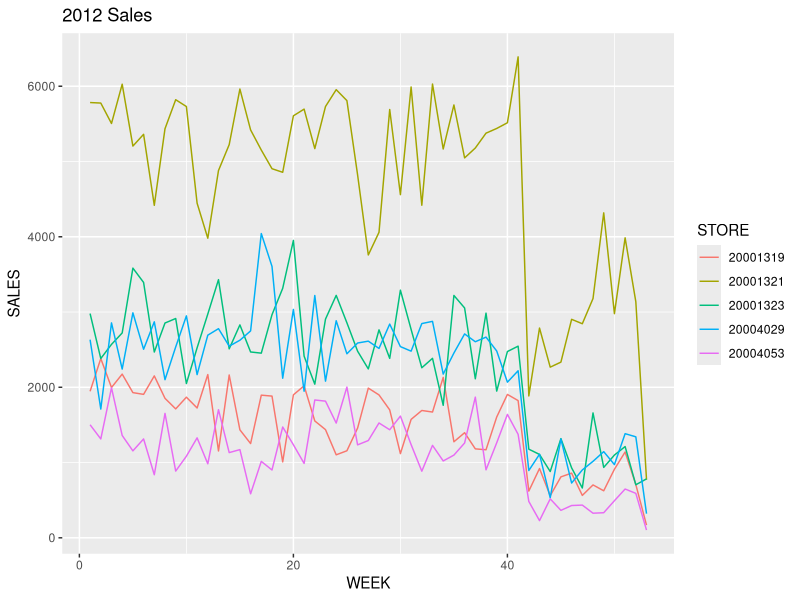
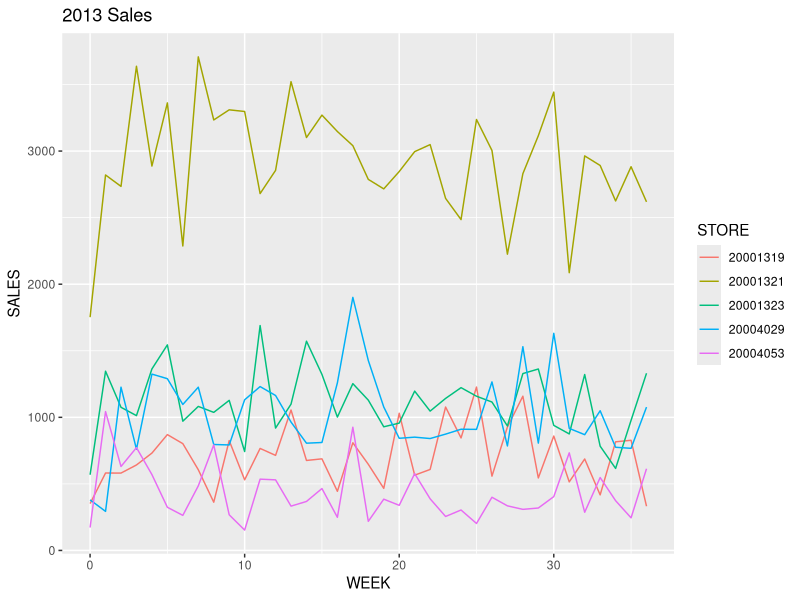
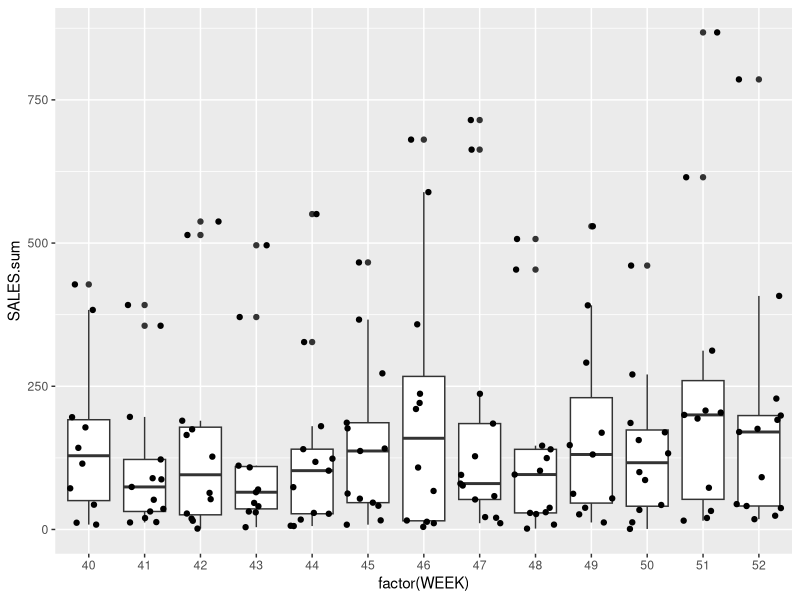
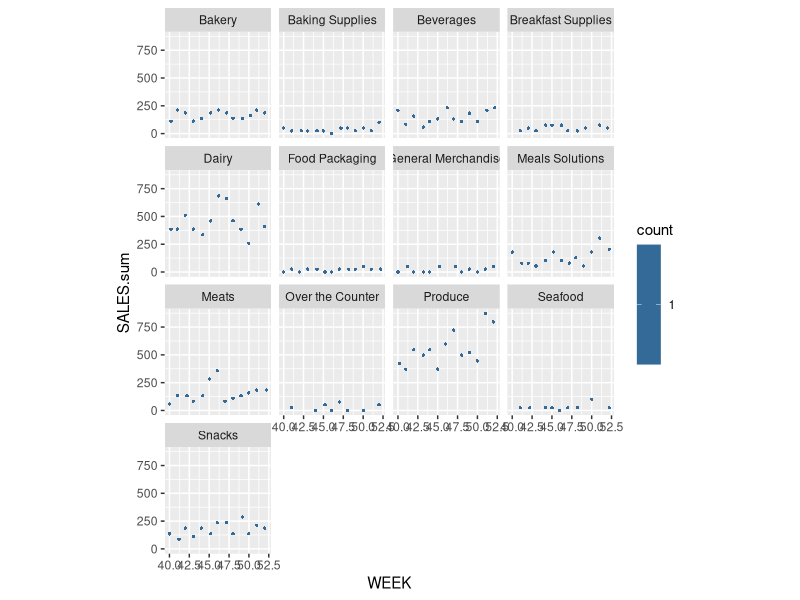
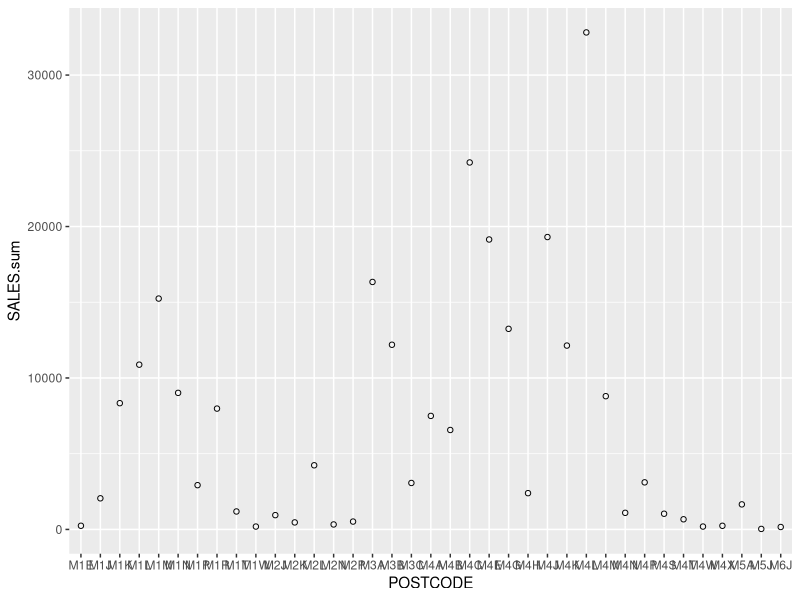

Source code (R) for these figures, in order:
library(doBy)
library(ggplot2)

#IMPORTING CSV FILES AND ASSIGNING VARIABLE
val <- read.csv("VALDATA.csv", header=TRUE)
tran <- read.csv("TRANDATA.csv", header=TRUE)
target <- read.csv("TARGET.csv", header=TRUE)
stores <- read.csv("STORES.csv", header=TRUE)
customers <- read.csv("CUSTOMERS.csv", header=TRUE)

all.tran <- merge(val,tran,all=TRUE)
tran <-all.tran

# 2012 Analysis
tran2012<-tran[tran$YEAR==2012,]
store.sales.2012 <- summaryBy(SALES~YEAR+STORE_ID+WEEK, data=tran2012, FUN=c(sum))

store.sales.2012$STORE <- factor(store.sales.2012$STORE_ID)

p <- ggplot(store.sales.2012, aes(x = WEEK, y = SALES.sum, color = STORE))
p + geom_line() + ylab("SALES") + ggtitle("2012 Sales")

#2013 Analysis
tran2013<-tran[tran$YEAR==2013,]
store.sales.2013 <- summaryBy(SALES~YEAR+STORE_ID+WEEK, data=tran2013, FUN=c(sum))

store.sales.2013$STORE <- factor(store.sales.2013$STORE_ID)

p <- ggplot(store.sales.2013, aes(x = WEEK, y = SALES.sum, color = STORE))
p + geom_line() + ylab("SALES") + ggtitle("2013 Sales")


#STORE 20001319 SUM BETWEEN WEEK 20 AND 30 IN 2013
store1Data2012 <- sum(val[val$STORE_ID == 20001319 & val$YEAR == 2012 & val$WEEK >= 20 & val$WEEK <= 30, 10])
store1Data2012

#DETERMING WHICH CUSTOMERS SHOPPED AT STORE 20001319 BETWEEN WEEK 20 AND 30 IN 2013
customersStore1 <- (val[val$STORE_ID == 20001319 & val$YEAR == 2012 & val$WEEK >= 20 & val$WEEK <= 30, 3])
customersStore1

tran_store1 <- tran[tran$STORE_ID=='20001319' & tran$YEAR==2011,]
sum.store1 <- summaryBy(SALES~YEAR+STORE_ID+WEEK+CAT_DESC, data=tran_store1, FUN=c(sum))

qplot(factor(WEEK), SALES.sum, data = sum.store1, geom=c("boxplot", "jitter"))
d <- ggplot(sum.store1, aes(WEEK, SALES.sum)) + stat_binhex(na.rm = TRUE) + theme(aspect.ratio = 1)
d + facet_wrap(~ CAT_DESC)



#LOOKING AT DATA FROM STORE 20001319 IN 2012 ONLY
combined <- merge(customers, tran, by.y="CUSTOMER_ID")
store1v1  <- combined[combined$STORE_ID == 20001321 & combined$YEAR == 2012, ]  
store1v1$POSTCODE <- substr(store1v1$POSTCODE, 1, 3)
sum.store1v1 <- summaryBy(SALES~YEAR+POSTCODE, data=store1v1, FUN=c(sum))

ggplot(sum.store1v1, aes(POSTCODE, SALES.sum)) +
  geom_point(shape=1) +    # Use hollow circles
  geom_smooth(method=lm) 
